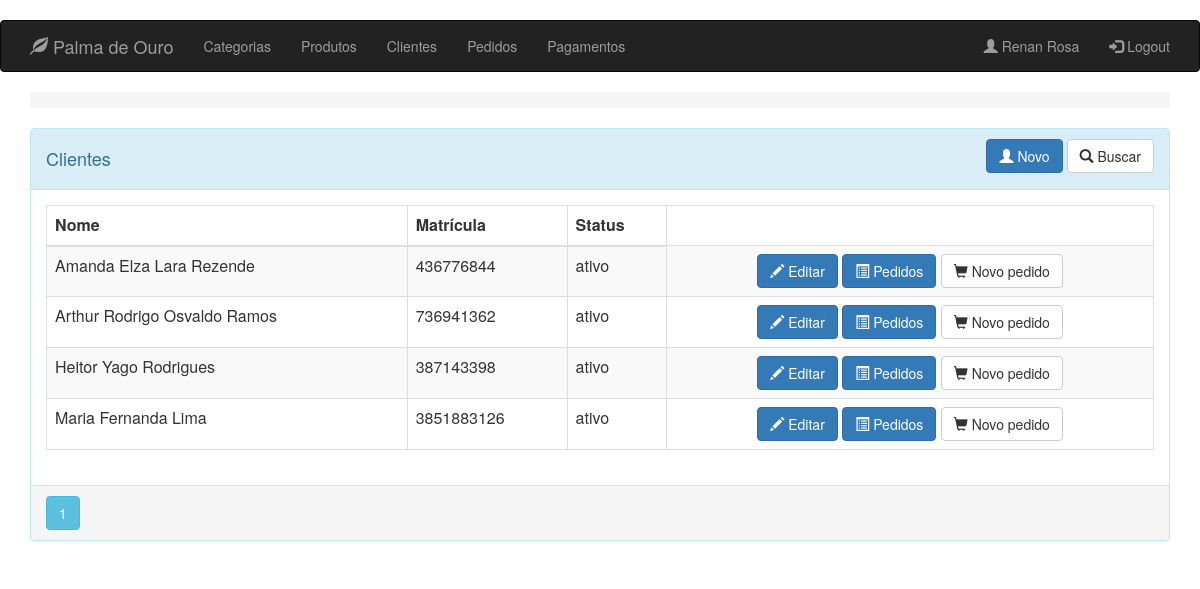
The app's page /client (signed in), older data.
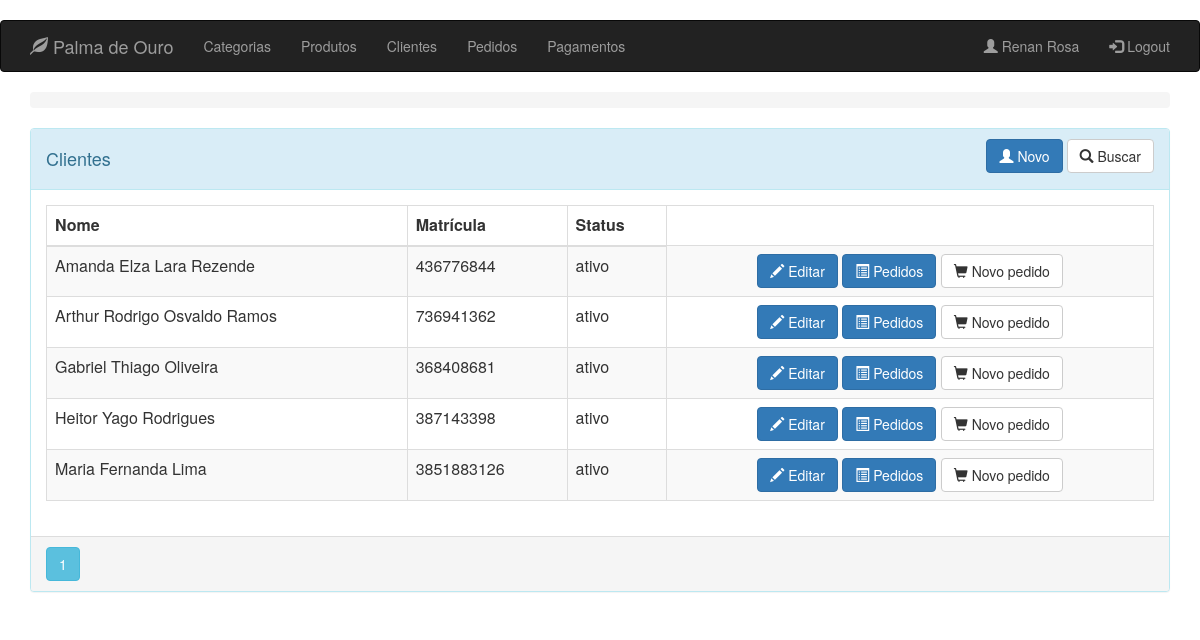
The same page, newer data.
### app/models.py (models this page shows, shortened)
class User(db.Model):
    __metaclass__ = ABCMeta
    __abstract__ = True
    id = db.Column(db.Integer, primary_key=True)
    name = db.Column(db.String(64), nullable=False, index=True)
    phone_number = db.Column(db.String(13), nullable=False)

class Client(User):
    __tablename__ = 'clients'
    __mapper_args__ = {'concrete': True}
    identification = db.Column(db.String(9), unique=True)
    notifiable = db.Column(db.Boolean)
    address = db.Column(db.String(64))
    status = db.Column(db.Boolean)

### app/routes/client/routes.py (the view)
@blueprint_client.route('/')
@blueprint_client.route('/client')
@register_breadcrumb(blueprint_client, '.', 'Clientes')
@login_required
def get_clients():
    page = request.args.get('page', 1, type=int)
    clients = Client.query.order_by(Client.name).paginate(page=page, per_page=10)
    return render_template('client/list.html', clients=clients)

### app/models.py (called while the page is built)
@login_manager.user_loader
def load_user(id):
    return Clerk.query.get(id)

### app/templates/client/list.html (shortened to what this page needs)
{% extends "base.html" %}
{% block page_content %}
<div class="panel panel-info">
    <div class="panel-heading">
        <div class="row">
            <div class="col col-xs-6">
                <h4>Clientes</h4>
            </div>
            <div class="col col-xs-6 text-right">
                <a href="{{ url_for('blueprint_client.new_client') }}" class="btn btn-primary">
                    <i class="glyphicon glyphicon-user"></i>
                    <span>Novo</span>
                </a>
                <a href="{{ url_for('blueprint_client.search_client') }}" class="btn btn-default">
                    <i class="glyphicon glyphicon glyphicon-search"></i>
                    <span>Buscar</span>
                </a>
            </div>
        </div>
    </div>
    <div class="panel-body">
        <table class="table table-striped table-responsive table-bordered">
            <thead>
                <tr>
                    <th>Nome</th>
                    <th>Matrícula</th>
                    <th>Status</th>
                </tr>
            </thead>
            <tbody>
                {% for client in clients.items %}
                <tr>
                    <td>{{ client.name }}</td>
                    <td>{{ client.identification }}</td>
                    {% if client.status %}
                    <td>ativo</td>
                    {% else %}
                    <td>inativo</td>
                    {% endif %}
                    <td align="center">
                        <a href="{{ url_for('blueprint_client.update_client',id=client.id) }}" class="btn btn-primary">
                            <span class="glyphicon glyphicon-pencil" aria-hidden="true"></span> Editar
                        </a>
                        <a href="{{ url_for('blueprint_order.get_orders',id=client.id) }}" class="btn btn-primary">
                            <span class="glyphicon glyphicon-list-alt"></span>
                            Pedidos
                        </a>
                        <a href="{{ url_for('blueprint_order.new_order',id=client.id) }}" class="btn btn-default">
                            <span class="glyphicon glyphicon-shopping-cart"></span>
                            Novo pedido
                        </a>
                    </td>
                </tr>
                {% endfor %}
            </tbody>
        </table>
    </div>
    <div class="panel-footer p-0">
        {% for page_number in clients.iter_pages(left_edge=1,right_edge=1,left_current=1,right_current=2) %}
        {% if page_number %}
        {% if clients.page == page_number %}
        <a class="btn btn-info mb-4"
            href="{{ url_for('blueprint_client.get_clients',page=page_number) }}">{{ page_number }}</a>
        {% else %}
        <a class="btn btn-outline-info mb-4"
            href="{{ url_for('blueprint_client.get_clients',page=page_number) }}">{{ page_number }}</a>
        {% endif %}
        {% else %}
        ...
        {% endif %}
        {% endfor %}
    </div>
</div>
{% endblock %}

Row changes from the older to the newer data that the page shows:
added Client: name "Gabriel Thiago Oliveira", identification "368408681", status "ativo"
